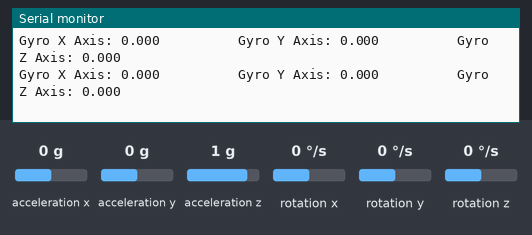
Bench run of a sketch on a simulated Arduino Uno, built with avr-gcc and run on an emulated ATmega328P. Parts: the last lines printed to the serial monitor. The test bench sets the inputs (shaded band); at power-on: rotation x 0 °/s, rotation y 0 °/s, rotation z 0 °/s, acceleration x 0 g, acceleration y 0 g, acceleration z 1 g.

Above: at 1.2 s.
1.3 s: rotation x set to -192 °/s
At 1.48 s:
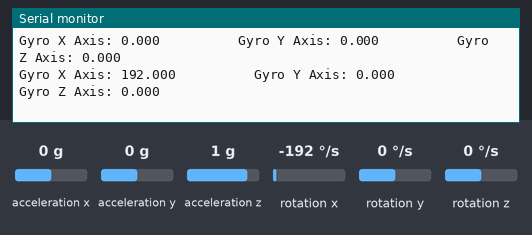
2.8 s: rotation y set to -192 °/s
At 3.01 s:
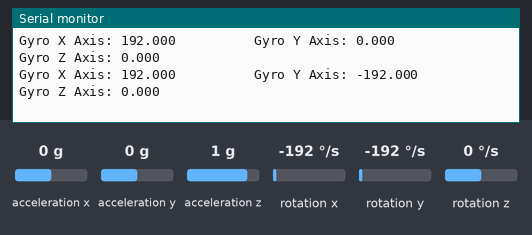
5.8 s: rotation z set to -192 °/s
At 5.91 s:
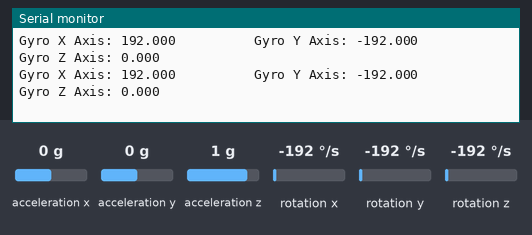
7.3 s: rotation x set to 100 °/s
At 7.48 s:
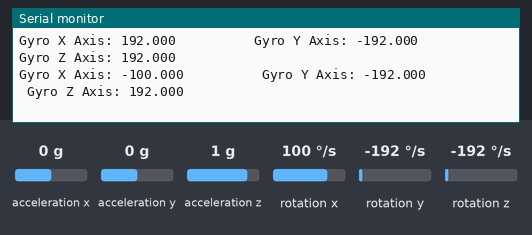
Timing chart, 0 to 10.3 s (numbered marks = the images above; inputs shaded):
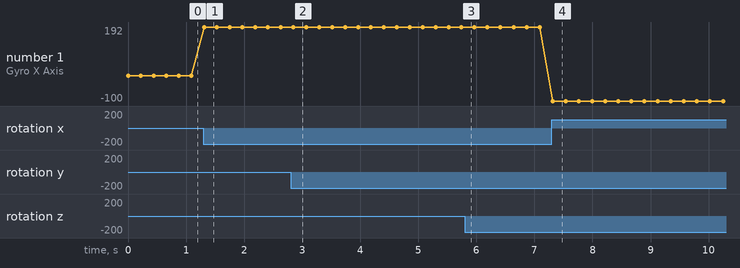

Measured:
- after the input at 1.3 s, the serial monitor: prints a new line at once (image 1)
- after the input at 2.8 s, the serial monitor: prints a new line after 0.05 s (image 2)
- after the input at 7.3 s, the serial monitor: prints a new line at once (image 4)
- plotted number 1: 0 → 192 after the input at 1.3 s, 192 → -100 after the input at 7.3 s

The sketch:

MPU9250Protocode_1.0.0.ino
```cpp
#include <MPU9250.h>
#include <Wire.h>

MPU9250 IMU(Wire , 0x68);


float xAcc = 0;
float yAcc = 0;
float zAcc = 0;

float xRotAcc = 0;
float yRotAcc = 0;
float zRotAcc = 0;

void setup() {
  Serial.begin(9600);
  IMU.begin();
  IMU.calibrateAccel();
  IMU.calibrateGyro();
}

void loop() {
  IMU.readSensor();
  // xAcc = IMU.getAccelX_mss();
  // yAcc = IMU.getAccelY_mss();
  // zAcc = IMU.getAccelZ_mss();
  // Serial.print("Accelerometer X Axis: ");
  // Serial.print(xAcc, 3);
  // Serial.print("          Accelerometer Y Axis: ");
  // Serial.print(yAcc, 3);
  // Serial.print("          Accelerometer Z Axis: ");
  // Serial.println(zAcc, 3);
  xRotAcc = -(((IMU.getGyroX_rads()) * 360)/(3.14159 * 2));
  yRotAcc = (((IMU.getGyroY_rads()) * 360.0)/(3.14159 * 2));
  zRotAcc = -(((IMU.getGyroZ_rads()) * 360.0)/(3.14159 * 2));
  Serial.print("Gyro X Axis: ");
  Serial.print(xRotAcc, 3);
  Serial.print("          Gyro Y Axis: ");
  Serial.print(yRotAcc, 3);
  Serial.print("          Gyro Z Axis: ");
  Serial.println(zRotAcc, 3);
  // Serial.println("****** Break *******");
  // Serial.println("");
  // Serial.println("");
  // Serial.println("");
  // Serial.println("");
  delay(200);

}
```
